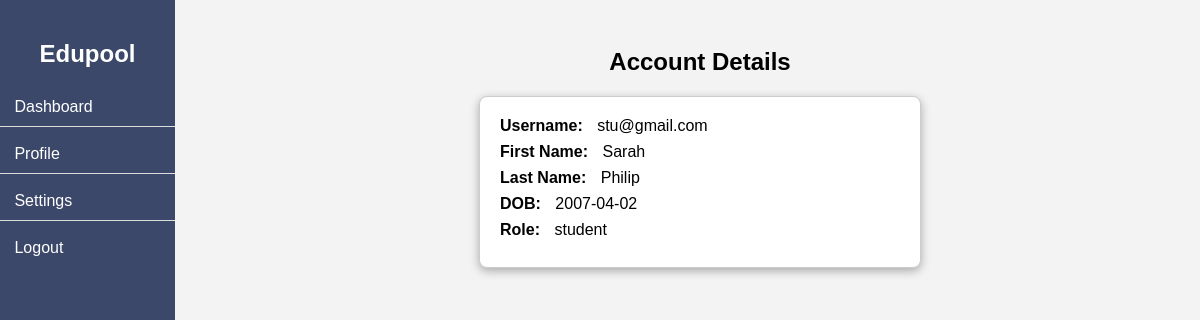
/accountDetails (signed in), run on the app's committed database.
### website/models.py (models this page shows)
class User(db.Model, UserMixin):
    __tablename__ = 'users'
    id=db.Column(db.Integer, primary_key=True)
    username = db.Column(db.String(150), unique = True) #email for username
    password=db.Column(db.String(150))
    first_name = db.Column(db.String(150))
    last_name = db.Column(db.String(150))
    DOB =  db.Column(db.String(150))
    user_type = db.Column(db.String(50))

### website/views.py (the view)
@views.route('/accountDetails')
@login_required
def account_details():
    return render_template("accountDetails.html", user=current_user)

### website/__init__.py (called while the page is built)
def create_app():
    app = Flask(__name__)
    app.config['SECRET_KEY'] = 'gvfvsvf'
    app.config["SQLALCHEMY_DATABASE_URI"]= f"sqlite:///{DB_NAME}"
    db.init_app(app)
    from .views import views
    from .auth import auth
    app.register_blueprint(views, url_prefix='/')
    app.register_blueprint(auth, url_prefix='/')
    from .models import User
    create_database(app)
    login_manager = LoginManager()
    login_manager.login_view = 'auth.login'
    login_manager.init_app(app)
    @login_manager.user_loader
    def load_user(id):
        return User.query.get(int(id))
    return app

### website/templates/accountDetails.html (shortened to what this page needs)
<!DOCTYPE html>
<html lang="en">
<head>
</head>
<body>
    {% include 'sidebar.html' %}
    <div class="main-content">
        <h2>Account Details</h2>
        <div class="details-container">
            <ul>
                <li><span>Username:</span> {{ user.username }}</li>
                <li><span>First Name:</span> {{ user.first_name }}</li>
                <li><span>Last Name:</span> {{ user.last_name }}</li>
                <li><span>DOB:</span> {{ user.DOB }}</li>
                <li><span>Role:</span> {{ user.user_type }}</li>
            </ul>
        </div>
    </div>
</body>
</html>

### website/templates/accountDetails.html (style rules this page uses)
h2 { text-align: center; }
body { background-color: #f3f3f3; }
.main-content { margin-left: 220px; padding: 20px; font-family: Arial, sans-serif; }
.details-container { max-width: 400px; margin:0 auto; border: 1px solid #ccc; padding: 20px; border-radius: 8px; background-color: white; box-shadow: 0px 3px 10px rgba(0, 0, 0, 0.3); }
h2 { margin-bottom: 20px; }
ul { list-style-type: none; padding: 0; margin: 0; }
li { margin-bottom: 8px; }
li span { font-weight: bold; margin-right: 10px; }

### website/templates/sidebar.html (style rules this page uses)
.main-content { margin-left: 200px; padding: 20px; }

### data on the page
User: username "stu@gmail.com", first_name "Sarah", last_name "Philip", DOB "2007-04-02", user_type "student"
